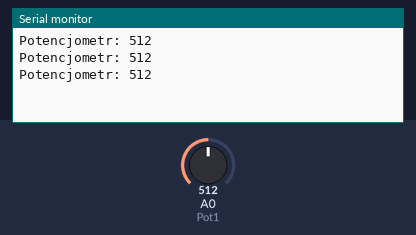
This sketch was run on a simulated Arduino Uno, built with avr-gcc and run on an emulated ATmega328P. Parts: the last lines printed to the serial monitor. Inputs (shaded band) come from the test bench; at power-on: A0 (Pot1) = 512.

Above: at 1.3 s.
1.4 s: A0 (Pot1) set to 716
At 1.9 s:
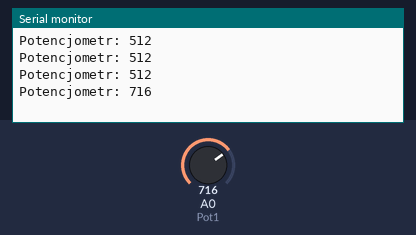
2.9 s: A0 (Pot1) set to 900
At 3.4 s:
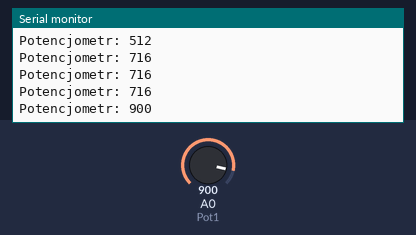
Timing chart, 0 to 5.9 s (numbered marks = the images above; inputs shaded):
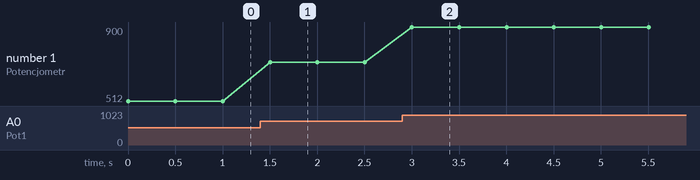

Measured:
- after the input at 1.4 s, the serial monitor: prints a new line after 0.10 s (image 1)
- after the input at 2.9 s, the serial monitor: prints a new line after 0.10 s (image 2)
- plotted number 1: 512 → 716 after the input at 1.4 s, 716 → 900 after the input at 2.9 s

The sketch:

zad4lab4.ino
```cpp
#define Pot1 0


void setup() {

Serial.begin(9600);

}


void loop() {

int PotValue;

PotValue = analogRead(Pot1);

Serial.print("Potencjometr: ");

Serial.println(PotValue);

delay(500);

} 
```
